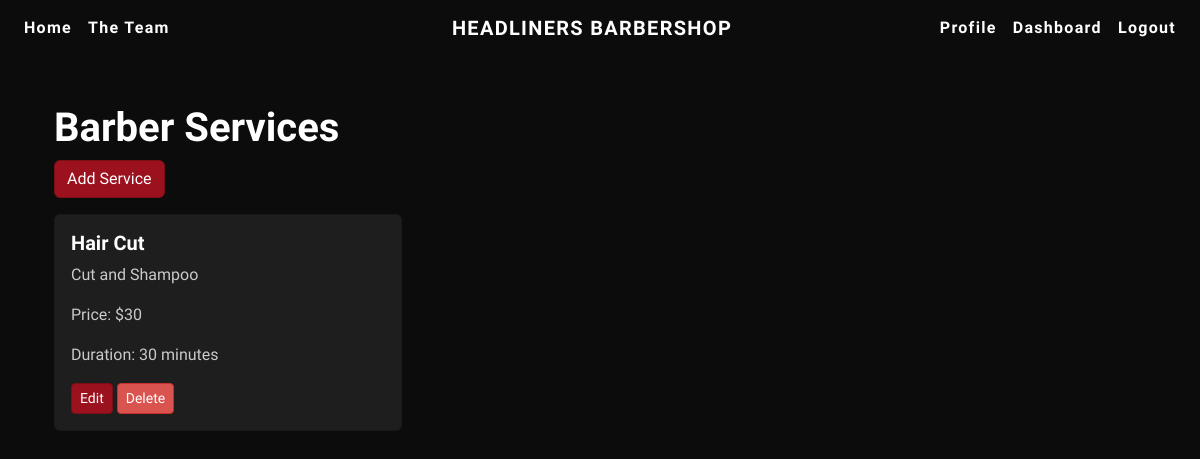
The page /dashboard/your-services (signed in) on the database its author committed.
### website/models.py (models this page shows)
class Barber_service(db.Model):
    __tablename__ = 'barber_services'
    barber_service_id = db.Column(db.Integer, primary_key=True)
    barber_id = db.Column(db.Integer, db.ForeignKey('barber_details.barber_id'))
    name = db.Column(db.String)
    desc = db.Column(db.String)
    price = db.Column(db.Integer)
    duration = db.Column(db.Integer)

### website/dashboard.py (the view)
@dashboard.route('/your-services')
@login_required
def barber_services():
    return render_template("services.html", user=current_user, barber=current_user.barber_detail)

### website/templates/services.html
{% extends 'base.html' %}
{% block content %}
<div class="container mt-5">
    <h1 class="text-left">Barber Services</h1>
    <a href="{{ url_for('dashboard.add_service') }}" class="btn btn-primary mb-3">Add Service</a>
    <div class="row">
        {% for service in barber.services %}
        <div class="col-md-4 mb-4">
            <div class="card custom-card">
                <div class="card-body">
                    <h5 class="card-title">{{ service.name }}</h5>
                    <p class="card-text">{{ service.desc }}</p>
                    <p class="card-text">Price: ${{ service.price }}</p>
                    <p class="card-text">Duration: {{ service.duration }} minutes</p>
                    <a href="{{ url_for('dashboard.edit_service', service_id=service.barber_service_id) }}" class="btn btn-primary btn-sm">Edit</a>
                    <a href="{{ url_for('dashboard.delete_service', service_id=service.barber_service_id) }}" class="btn btn-danger btn-sm">Delete</a>
                </div>
            </div>
        </div>
        {% endfor %}
    </div>
</div>
{% endblock %}

### website/static/style.css (style rules this page uses)
body { background-color: #0c0c0c; color: #cacaca; font-family: 'Source Sans 3', sans-serif; }
h1, h2, h3, h4, h5, h6 { font-family: 'Oswald', sans-serif; font-weight: 700; color: #ffffff; }
.btn-primary { background-color: #9b111e; border-color: #7c0e17; }
.btn-danger { background-color: #d9534f; border-color: #c9302c; }
.card { background-color: #1e1e1e; color: #cacaca; }
a, a:hover { color: #881c1c; text-decoration: none; }
.card-title { color: #ffffff; }

### rows shown on the page
Barber_service: name "Hair Cut", desc "Cut and Shampoo", price "30", duration "30"
